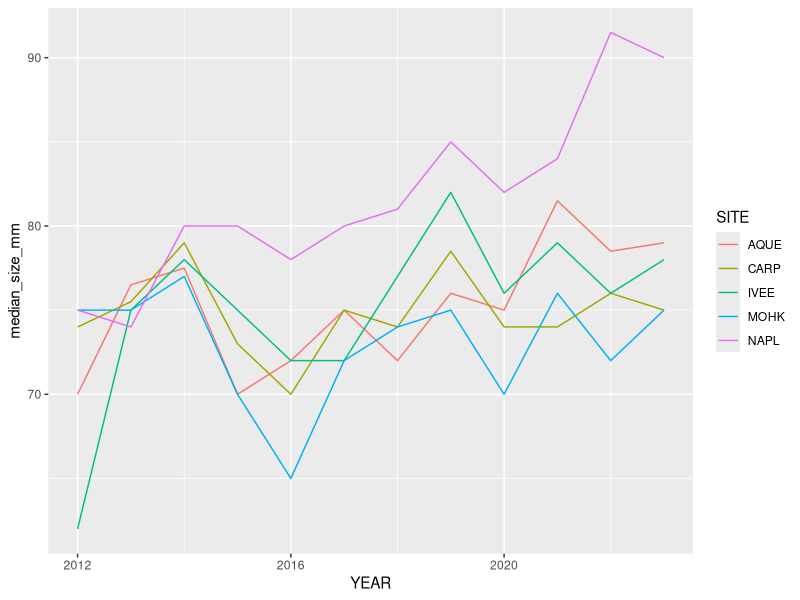
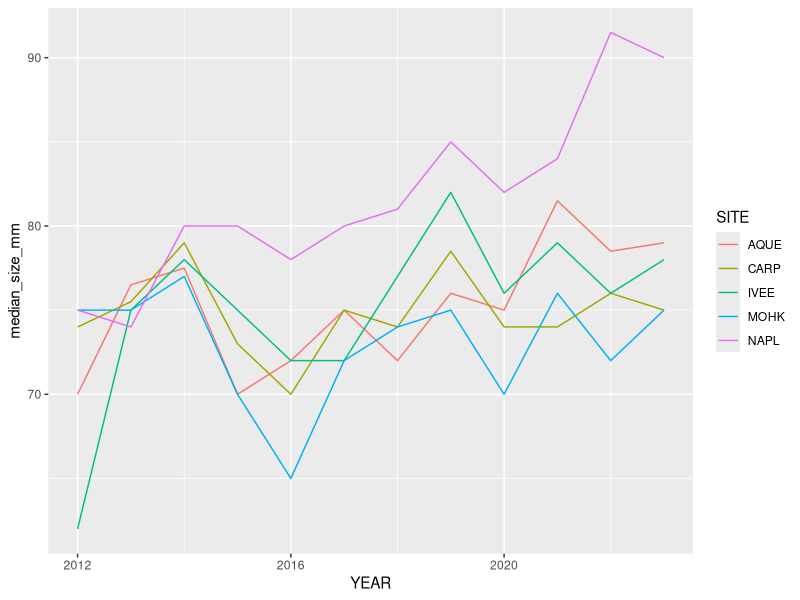

Reproduce these figures in R, in order.
library(tidyverse)
library(readxl)
library(here)
library(skimr) 
library(kableExtra)

# Read in Data
setwd("C:/Users/gwmcc/OneDrive/Documents/GitHub/Data-332")
lobsters <- read.csv("Lobster Example/Data/Lobster_Abundance_All_Years_20230831.csv")

# Filtering the data
lobsters <- lobsters %>%
  dplyr::filter(SIZE_MM > 0)

# Explore the Data
skimr::skim(lobsters)

# Just grouping the data 
lobsters %>%
  group_by(YEAR) %>%
  summarize(count_by_year = n())

# Not using group_by just gives you a count of the rows
lobsters %>%
  summarize(count =  n())


# Making a pivot table
siteyear_summary <- lobsters %>%
  group_by(SITE, YEAR) %>%
  summarize(count_by_siteyear = n(), 
            mean_size_mm = mean(SIZE_MM, na.rm = TRUE), 
            s_size_mm = sd(SIZE_MM, na.rm = TRUE), 
            median_size_mm = median(SIZE_MM, na.rm = TRUE))


siteyear_summary


# Making a table with the kableExtra package

siteyear_summary %>%
  kable()

# Making a line graph
ggplot(data = siteyear_summary, aes(x = YEAR, y = median_size_mm, color = SITE)) +
  geom_line() 


# Saving the line graph
ggsave(here("lobsteres-line.png"))
